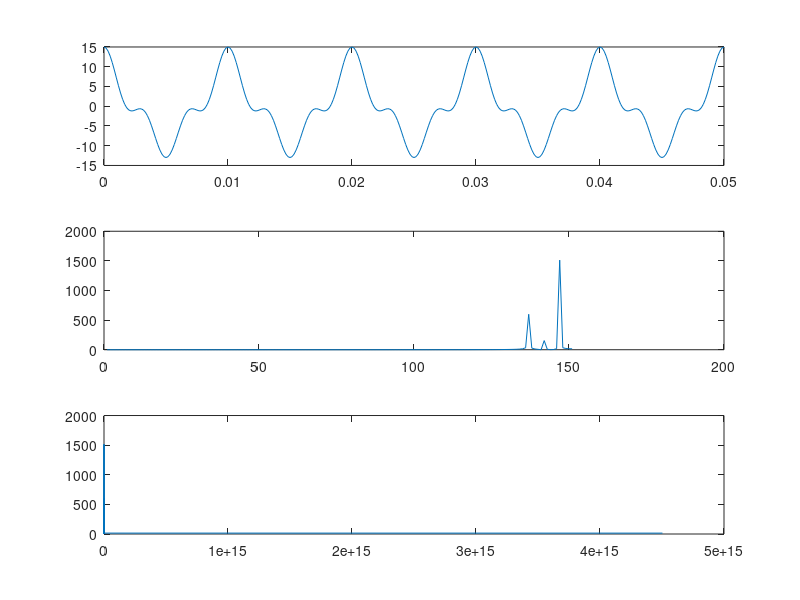

Write MATLAB code to recreate this figure.
%% 3 tone signal
close all
wt = @(f,t) 2.*pi.*f.*t ;

time = linspace(eps,0.05,301) ;

sig = 10.*cos(wt(100,time)) + 1.*cos(wt(200,time)) + 4.*cos(wt(300,time)) ;

fftsig = abs(fft(sig));

figure
subplot(3,1,1)
plot(time,sig);

subplot(3,1,2)
plot(fftsig(round( length(fftsig)/2):end ) )

subplot(3,1,3)
plot(1./time,fftsig)